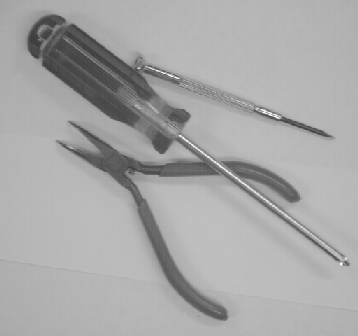
%> input picture homework/homework4/tools.pgm, 358 x 336 px
$ octave convert_binary.m   (GNU Octave 9; MATLAB toolbox functions it lacks are replaced by stand-ins)
%> lines starting %> are read from the running program, lines starting %| are printed output that depends on the picture; in (x1, y1, x2, y2) boxes, pixels count from 0 and x2, y2 are one past the last pixel; in counts of white or black regions, pixels touching at a corner belong together; the program's own positions count from 1
close all
clear
clc
I = imread('tools.pgm');
%> I is the input picture: size 336x358 uint8; min 60, max 255, mean 167.5
figure, imshow(I), title('Original Image')

I1 = imbinarize(I);
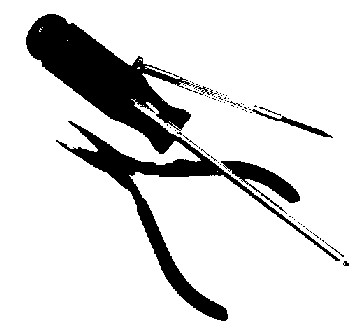
%> I1: size 336x358 logical; 86.1% white; 68 black regions (61 under 20 px), largest, box (x1, y1, x2, y2) and area: (26, 14, 340, 321) 14798, (221, 161, 300, 214) 1276, (252, 109, 333, 138) 338
SE1 = strel('square', 6);
I2 = imopen(I1, SE1);
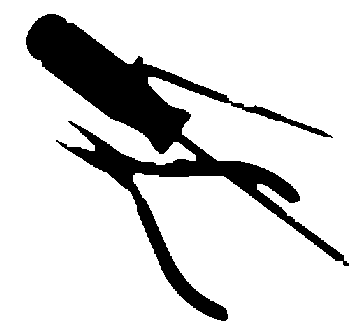
%> I2: size 336x358 logical; 84.6% white; 1 black region, box (x1, y1, x2, y2) and area: (26, 14, 349, 321) 18556
figure, imshow(I2), title('Binary Image')

% I1 = filter2(fspecial('average', 3), I);
% figure, imshow(I1, [])
%
% I2 = imbinarize(uint8(I1));
% figure, imshow(I2, [])%, title('Thresholded Image')
%
% SE1 = strel('square', 7);
% I3 = imopen(I2, SE1);
% figure, imshow(I3, []);
